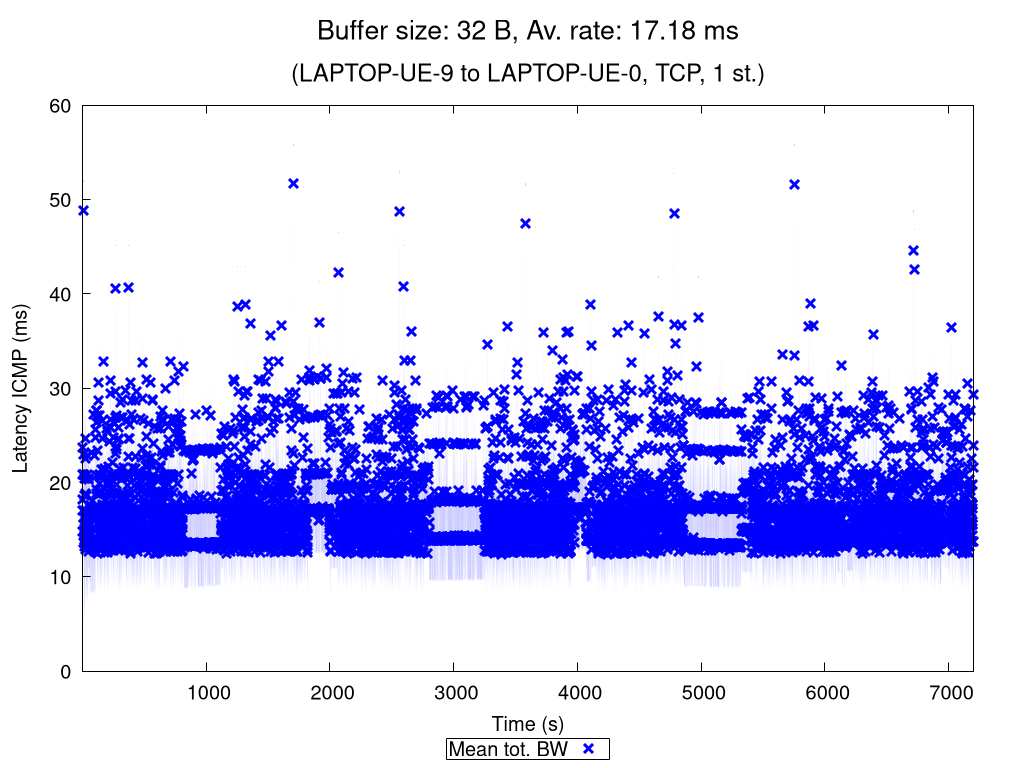

The gnuplot source for this figure:
set terminal pngcairo nocrop enhanced size 1024,768 font "Verdana,15"
set output "TCP_1_st_2020_11_06_22-27-14_two2one_00032B.png"

set title "{/=20 Buffer size: 32 B, Av. rate: 17.18 ms}\n\n{/=18 (LAPTOP-UE-9 to LAPTOP-UE-0, TCP, 1 st.)}"

set xlabel "Time (s)"
set ylabel "Latency ICMP (ms)"
set ytics nomirror
set key bmargin center horizontal box samplen 1 width -1
set bmargin 4.6
set rmargin 4.5

rf = 1.0  # rate factor
set style fill transparent solid 0.2 noborder
set autoscale xfix
plot "TCP_1_st_2020_11_06_22-27-14_two2one_00032B_iperf_processed.dat" using 1:($2/rf-$3/rf):($2/rf+$3/rf) with filledcurves lc rgb "blue" notitle, \
     "" using 1:($2/rf) with points pt 2 ps 1.5 lw 3 lc rgb "blue" title "Mean tot. BW", \
